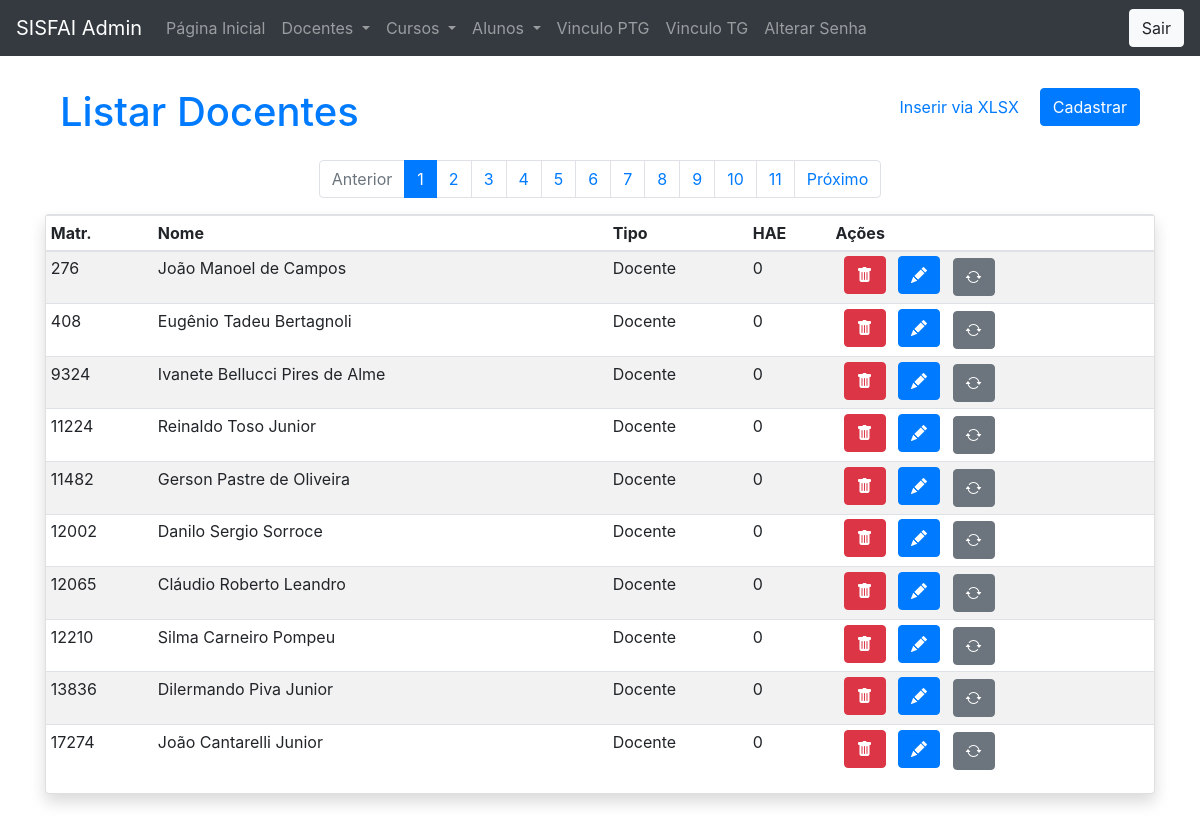
The app's page /admin/index.php?p=docente/consultar (signed in) with its own data.
### tables this page shows
CREATE TABLE `docente` (
  `matricula_docente` int(11) NOT NULL,
  `nome_docente` varchar(70) NOT NULL,
  `status_docente` tinyint(1) NOT NULL,
  `TipoUsuario_docente` int(1) DEFAULT '2',
  `qtdHAE` int(11) DEFAULT NULL,
  `senha` varchar(50) DEFAULT NULL,
  `qtdPTG` int(2) NOT NULL,
  `qtdTG` int(2) NOT NULL
);

### class/Docente.php (called while the page is built, shortened)
<?php
class Docente {
    function consultar() {
        try {
            $this->con = new Conectar();
            $sql = "SELECT * FROM docente ORDER BY TipoUsuario_docente DESC, nome_docente ASC";
            $executar = $this->con->prepare($sql);
            if ($executar->execute() == 1) {
                return $executar->fetchAll();
            } else {
                return false;
            }
        } catch (PDOException $exc) {
            echo $exc->getMessage();
        }
    }
    function paginar($inicio, $total_reg) {
        try {
            $this->con = new Conectar();
            $sql = "SELECT * FROM docente LIMIT $inicio,$total_reg ";
            $executar = $this->con->prepare($sql);
            return $executar->execute() == 1 ? $executar->fetchAll() : false;
        } catch (PDOException $exc) {
            echo $exc->getMessage();
        }
    }
}

### admin/docente/consultar.php (the view, shortened to what this page needs)
<?php
$total_reg = "10";
$pagina = filter_input(INPUT_GET, 'pagina');
$pc = (!$pagina) ? 1 : $pagina;
$inicio = ($pc - 1) * $total_reg;
include_once '../class/Docente.php';
$doc = new Docente();
$dados = $doc->paginar($inicio, $total_reg);
?>
<div class="col-sm-12 mb-4">
    <h1 class="mt-3 text-primary">
        Listar Docentes
        <a class="btn btn-primary float-right" href="?p=docente/salvar">Cadastrar</a>
        <a class="btn btn-link float-right mr-2" href="?p=docente/salvarXLS">Inserir via XLSX</a>
    </h1>
</div>
<?php
$tr = count($doc->consultar());
$tp = $tr / $total_reg;
$proximo = $pc + 1;
if ($pc < $tp) {
    $passo_prox = $proximo;
}
?>
</div>
<div class="col-sm-12">
    <nav aria-label="..." class="mb-3">
        <ul class="pagination justify-content-center">
            <li class="page-item <?= $pc == 1 ? "disabled" : "" ?>">
                <a class="page-link" href="?p=docente/consultar&pagina=<?= $passo_ant ?>" tabindex="-1">Anterior</a>
            </li>
            <?php
            for ($i = 1; $i <= ($tp + 1); $i++) {
                (!$pagina) ? $pagina = 1 : "";
                ?>
                <li class="page-item  <?= $pagina == $i ? "active" : "" ?>"><a class="page-link" href="?p=docente/consultar&pagina=<?= $i ?>"><?= $i ?></a></li>
                <?php
            }
            ?>
            <li class="page-item <?= $pc > $tp ? "disabled" : "" ?>">
                <a class="page-link" href="?p=docente/consultar&pagina=<?= $passo_prox ?>">Próximo</a>
            </li>
        </ul>
    </nav>
</div>
<div class="col-sm-12 mb-4">
    <div class="table-responsive-sm">
        <div class="card shadow">
            <table class="table table-striped table-sm">
                <thead>
                    <tr>
                        <th>Matr.</th>
                        <th>Nome</th>
                        <th>Tipo</th>
                        <th>HAE</th>
                        <th>Ações</th>
                    </tr>
                </thead>
                <tbody>
                    <?php
                    foreach ($dados as $mostrar) {
                        ?>
                        <tr>
                            <td><?= $mostrar[0] ?></td>
                            <td><?= $mostrar[1] ?></td>
                            <td><?= $mostrar[3] == 1 ? "Docente" : "Admin" ?></td>
                            <td><?= $mostrar[4] ?></td>
                            <td>
                                <a href="?p=docente/excluir&matricula=<?= $mostrar[0] ?>" class="btn btn-danger ml-2 mb-1" data-confirm="Excluir registro?" title="excluir">
                                    <i class="bi bi-trash-fill"></i>
                                </a>
                                <a href="?p=docente/salvar&matricula=<?= $mostrar[0] ?>" class="btn btn-primary ml-2 mb-1" title="editar registro">
                                    <i class="bi bi-pencil-fill"></i>
                                </a>
                                <a href="?p=docente/alterarSenha&matricula=<?= $mostrar[0] ?>" class="btn btn-secondary ml-2" title="trocar senha">
                                    <i class="bi bi-arrow-repeat"></i>
                                </a>
                            </td>
                        </tr>
                        <?php
                    }
                    ?>
                </tbody>
            </table>
        </div>
    </div>
</div>

### admin/index.php (shortened to what this page needs)
<!DOCTYPE html>
<html>
    <head>
        <link rel="stylesheet" href="https://stackpath.bootstrapcdn.com/bootstrap/4.1.3/css/bootstrap.min.css">
        <link href="../css/bootstrap.min.css" rel="stylesheet" type="text/css"/>
        <link rel="stylesheet" href="https://cdn.jsdelivr.net/npm/bootstrap-icons@1.4.1/font/bootstrap-icons.css">
    </head>
    <body>
        <nav class="navbar navbar-expand-lg navbar-dark bg-dark">
            <a class="navbar-brand" href="#">SISFAI Admin</a>
            <div class="collapse navbar-collapse" id="navbarNavDropdown">
                <ul class="navbar-nav">
                    <li class="nav-item">
                        <a class="nav-link" href="?p=pagina-inicial">Página Inicial</a>
                    </li>
                    <li class="nav-item dropdown">
                        <a class="nav-link dropdown-toggle" href="#" id="navbarDropdown" role="button" data-toggle="dropdown" aria-haspopup="true" aria-expanded="false">
                            Docentes
                        </a>
                    </li>
                    <li class="nav-item dropdown">
                        <a class="nav-link dropdown-toggle" href="#" id="navbarDropdown" role="button" data-toggle="dropdown" aria-haspopup="true" aria-expanded="false">
                            Cursos
                        </a>
                    </li>
                    <li class="nav-item dropdown">
                        <a class="nav-link dropdown-toggle" href="#" id="navbarDropdown" role="button" data-toggle="dropdown" aria-haspopup="true" aria-expanded="false">
                            Alunos
                        </a>
                    </li>
                    <li class="nav-item">
                        <a class="nav-link" href="?p=vinculo/consultarptg">Vinculo PTG</a>
                    </li>
                    <li class="nav-item">
                        <a class="nav-link" href="?p=vinculotg/consultartg">Vinculo TG</a>
                    </li>
                    <li class="nav-item">
                        <a class="nav-link" href="?p=usuario/alterarSenha">Alterar Senha</a>
                    </li>
                </ul>
            </div>
            <a href="logout.php" class="btn btn-light float-right">Sair</a>
        </nav>
        <div class="container">
            <div class="row mt-3">
                <div class="col-md-12">
                    <?php
                    $pagina = filter_input(INPUT_GET, 'p');
                    if ($pagina == '' || empty($pagina) || $pagina == 'index' || $pagina == 'index.php') {
                        include_once 'pagina-inicial.php';
                    } else {
                        if (file_exists($pagina . '.php')) {
                            include_once $pagina . '.php';
                        } else {
                            echo '<div class="col-12">&nbsp;</div>'
                            . '<div class="alert alert-danger" role="alert">'
                            . '<h3>Erro 404</h3>'
                            . '<p>Página não encontrada!</p>'
                            . '</div>';
                        }
                    }
                    ?>
                </div>
            </div>
    </body>
</html>

### admin/index.php (style rules this page uses)
* { margin: 0; padding: 0; }

### records on screen
docente: matricula_docente "276", nome_docente "João Manoel de Campos", TipoUsuario_docente "Docente", qtdHAE "0"
docente: matricula_docente "408", nome_docente "Eugênio Tadeu Bertagnoli", TipoUsuario_docente "Docente", qtdHAE "0"
docente: matricula_docente "9324", nome_docente "Ivanete Bellucci Pires de Alme", TipoUsuario_docente "Docente", qtdHAE "0"
docente: matricula_docente "11224", nome_docente "Reinaldo Toso Junior", TipoUsuario_docente "Docente", qtdHAE "0"
docente: matricula_docente "11482", nome_docente "Gerson Pastre de Oliveira", TipoUsuario_docente "Docente", qtdHAE "0"
docente: matricula_docente "12002", nome_docente "Danilo Sergio Sorroce", TipoUsuario_docente "Docente", qtdHAE "0"
docente: matricula_docente "12065", nome_docente "Cláudio Roberto Leandro", TipoUsuario_docente "Docente", qtdHAE "0"
docente: matricula_docente "12210", nome_docente "Silma Carneiro Pompeu", TipoUsuario_docente "Docente", qtdHAE "0"
docente: matricula_docente "13836", nome_docente "Dilermando Piva Junior", TipoUsuario_docente "Docente", qtdHAE "0"
docente: matricula_docente "17274", nome_docente "João Cantarelli Junior", TipoUsuario_docente "Docente", qtdHAE "0"
